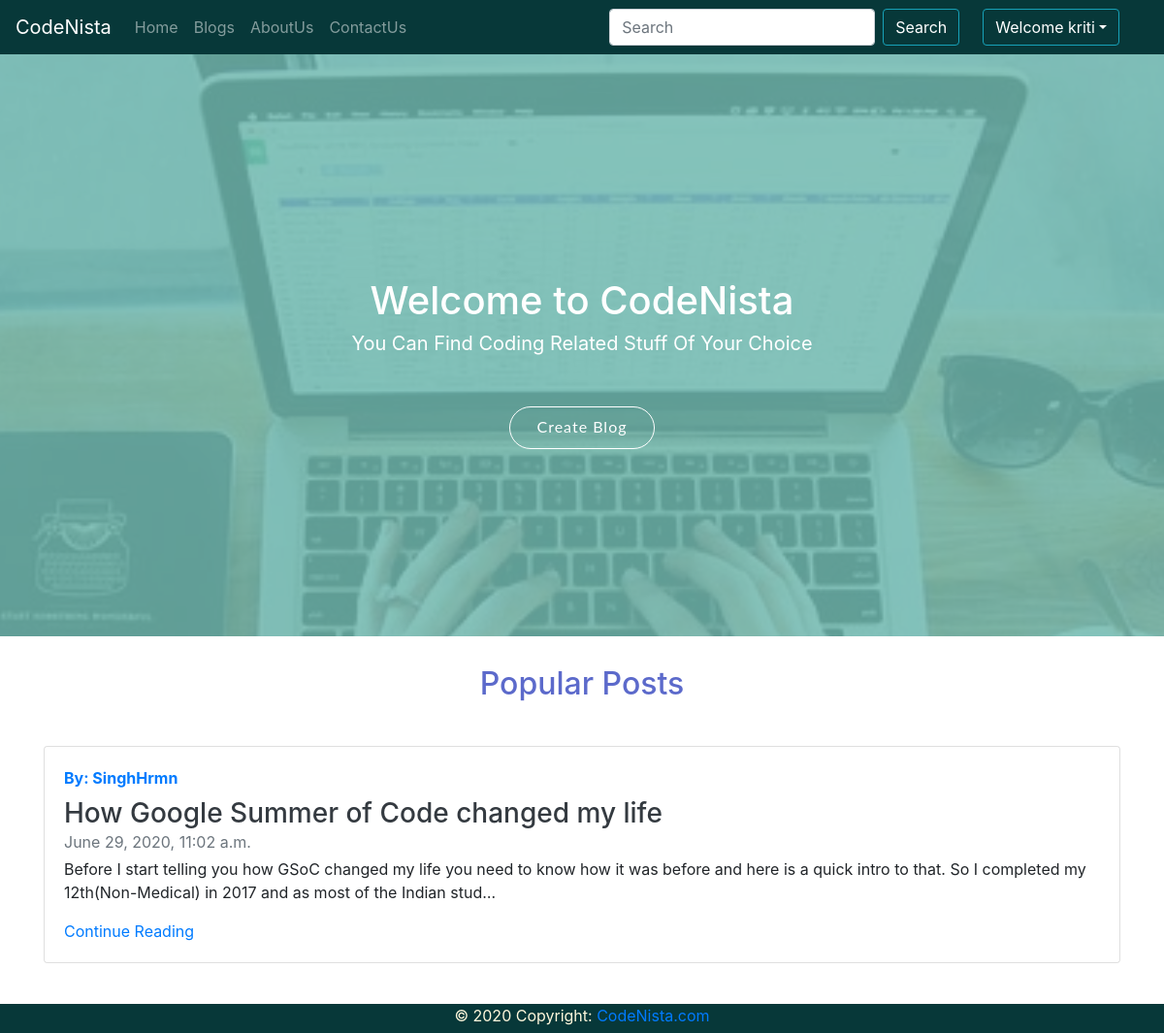
The app's page / (signed in) with its own data.
### blog/models.py (models this page shows, shortened)
class Post(models.Model):
    sno = models.AutoField(primary_key=True)
    title = models.CharField(max_length=255)
    summary = models.CharField(max_length=300)
    content = models.TextField()
    author = models.CharField(max_length=20)
    slug = models.CharField(max_length=500)
    timestamp = models.DateTimeField(default=now,blank=True)

### home/views.py (the view)
# urls.py: 2. Add a URL to urlpatterns:  path('', views.home, name='home')
def home(request):
    topposts = PostView.objects.values('post').annotate(dcount=Count('post'))[0:4]
    list=[]
    for x in topposts:
        post = Post.objects.filter(sno=x['post']).first()
        list.append(post)
    context = {
        'topposts':list
    }
    return render(request,'home/home.html',context)

### templates/home/home.html (shortened to what this page needs)
{% extends 'base.html' %}
{% block body %}
    <section id="hero">
      <div class="hero-container">
        <h1>Welcome to CodeNista</h1>
        <h2 class='lead'> <b>You Can Find Coding Related Stuff Of Your Choice</b> </h2>
        <a href="/blog/createpost" class="btn-get-started scrollto">Create Blog</a>
      </div>
    </section>
    <section style="margin-bottom:-55px; margin-top:110px">
      <div class="container">
        <div class="text-center" style="margin-top:60px;color:#5c6acb">
          <h2>Popular Posts</h2>
        </div>
      </div>
    </section>
<div class="container mb-5" style="margin-top:100px">
    {% for post in topposts %}
    <div class="row mb-2">
        <div class="col-sm">
          <div class="card flex-md-row mb-4 box-shadow h-md-250">
            <div class="card-body d-flex flex-column align-items-start">
              <strong class="d-inline-block mb-2 text-primary">By: {{post.author}}</strong>
              <h3 class="mb-0">
                <a class="text-dark" href="/blog/{{post.slug}}">{{post.title}}</a>
              </h3>
              <div class="mb-1 text-muted">{{post.timestamp}} </div>
              <p class="card-text mb-auto">{{post.content|safe|truncatechars:200}}</p>
              <a href="/blog/{{post.slug}}">Continue Reading</a>
            </div>
          </div>
        </div>
    </div>
    {% endfor %}
</div>
{% endblock body %}

### templates/navbar.html (shortened to what this page needs)
<nav class="navbar navbar-expand-lg navbar-dark" style="background-color:#073839">
    <a class="navbar-brand" href="/">CodeNista</a>
    <div class="collapse navbar-collapse" id="navbarSupportedContent">
      <ul class="navbar-nav mr-auto">
        <li class="nav-item">
          <a class="nav-link" href="/">Home <span class="sr-only">(current)</span></a>
        </li>
        <li class="nav-item">
          <a class="nav-link" href="/blog/">Blogs</a>
        </li>
        <li class="nav-item">
          <a class="nav-link" href="/about/">AboutUs</a>
        </li>
        <li class="nav-item">
          <a class="nav-link" href="/contact/">ContactUs</a>
        </li>
      </ul>
      <form method="get" action="/search" class="form-inline my-2 my-lg-0">
        <input class="form-control mr-sm-2" type="search" placeholder="Search" name="search" id="search" aria-label="Search">
        <button class="btn btn-outline-info my-2 mr-2 my-sm-0" style="color:white" type="submit">Search</button>
      </form>
      {% if user.is_authenticated %}
      <ul class="navbar-nav ml-2" style='margin-right:30px'>
        <li class="nav-item dropdown">
        <a class="dropdown-toggle ml-2 btn btn-outline-info" style="color:white" href="#" id="navbarDropdown" role="button" data-toggle="dropdown" aria-haspopup="true" aria-expanded="false">Welcome {{user.username}}</a>
        </li>
      </ul>
      {% endif %}
    </div>
  </nav>

### templates/home/home.html (style rules this page uses)
#hero { width: 100%; height: 75vh; background: url("../../../static/images/typing1.jpg") top center; background-size: cover; position: relative; margin-bottom: -80px; }
#hero:before { content: ""; background: rgba(112, 185, 176, 0.85); position: absolute; bottom: 0; top: 0; left: 0; right: 0; }
#hero .hero-container { position: absolute; bottom: 0; top: 0; left: 0; right: 0; display: flex; padding-top: 80px; align-items: center; flex-direction: column; text-align: center; margin-top:150px; color:white; }
#hero .btn-get-started { font-family: "Lato", sans-serif; font-weight: 400; font-size: 16px; letter-spacing: 1px; display: inline-block; padding: 8px 28px 10px 28px; border-radius: 50px; transition: 0.5s; border: 1px solid #fff; color: #fff; margin-top:45px }
@media (min-width: 1024px) { #hero { background-attachment: fixed; } }

### records on screen
Post: author "SinghHrmn", title "How Google Summer of Code changed my life", timestamp "June 29, 2020, 11:02 a.m.", content "Before I start telling you how GSoC changed my life you need to know how it was before and here is a quick intro to that. So I completed my 12th(Non-Medical) in 2017 and as most of the Indian stud…"

### other values on screen
{{ user.username }} "kriti"
